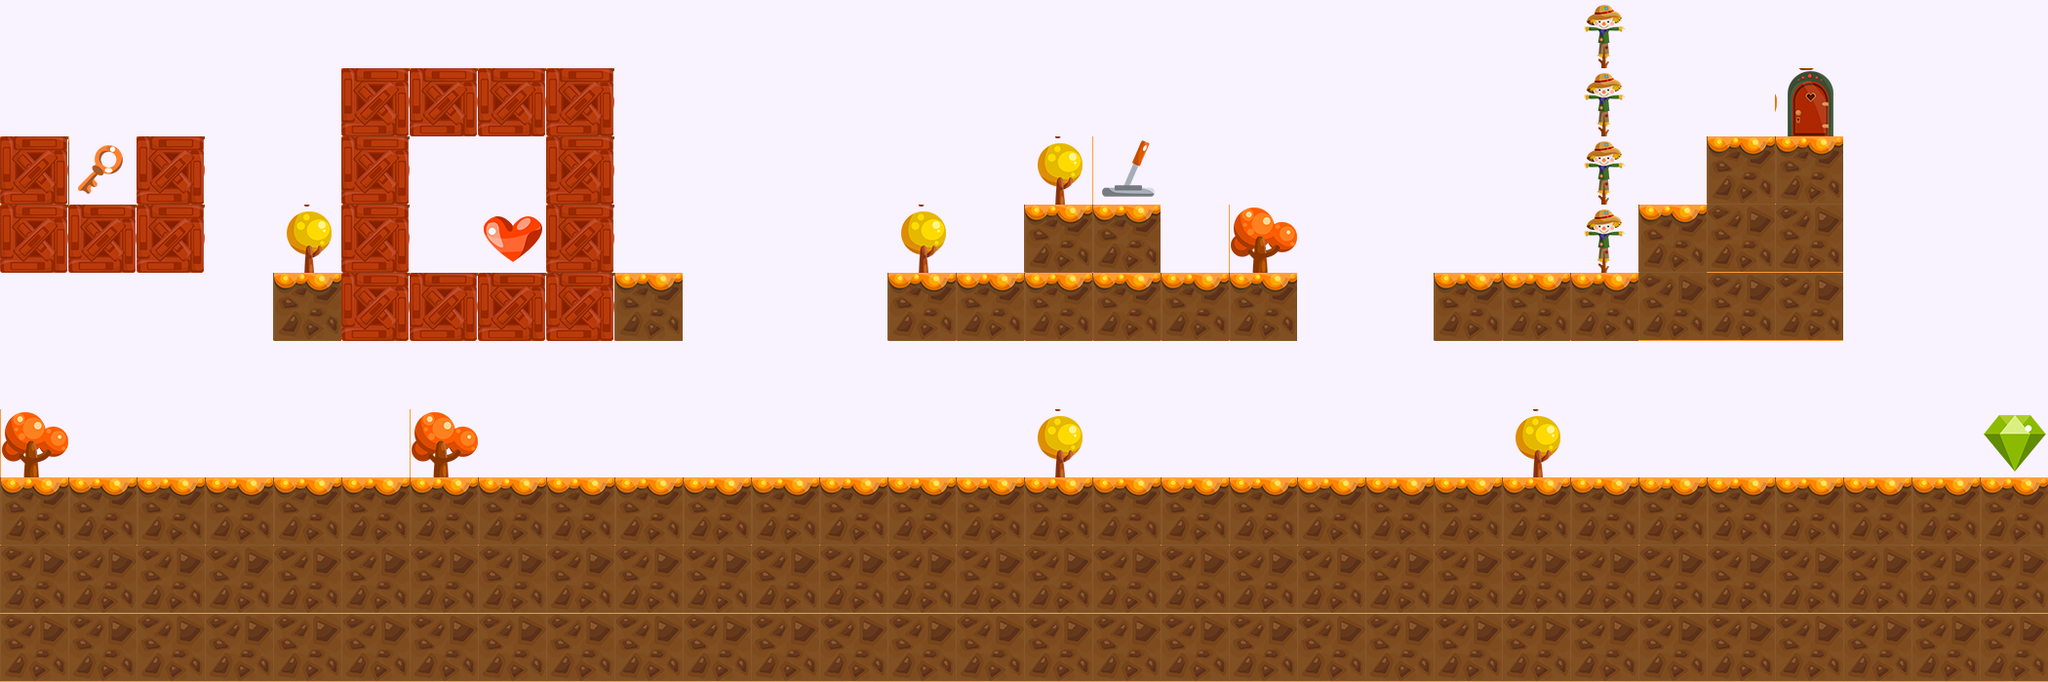

Below is a game level as drawn by its tile map, then a one-line description and the .tmx that defines it (tile-layer data replaced by summaries):
An orthogonal 30x10 tile map with 70x70 px tiles, 7 tile layers (World, enemigos, palanca, puerta, ...), 2 tilesets.

<map version="1.2" tiledversion="2018.11.29" orientation="orthogonal" renderorder="right-down" width="30" height="10" tilewidth="70" tileheight="70" infinite="0" backgroundcolor="#f9f2ff" nextlayerid="12" nextobjectid="31">
 <tileset firstgid="1" name="coin" tilewidth="70" tileheight="70" tilecount="1" columns="1">
  <image source="coinGold.png" width="70" height="70" />
 </tileset>
 <tileset firstgid="2" name="tiles2" tilewidth="70" tileheight="70" tilecount="16" columns="4">
  <image source="tiles2.png" width="280" height="280" />
 </tileset>
 <layer id="1" name="World" width="30" height="10">
  <data>[300 cells, 119 non-empty, 3 distinct tile ids]</data>
 </layer>
 <layer id="2" name="enemigos" width="30" height="10">
  <data>[300 cells, 4 non-empty, 1 distinct tile ids]</data>
 </layer>
 <layer id="6" name="palanca" width="30" height="10" locked="1">
  <data>[300 cells, 1 non-empty, 1 distinct tile ids]</data>
 </layer>
 <layer id="7" name="puerta" width="30" height="10" locked="1">
  <data>[300 cells, 1 non-empty, 1 distinct tile ids]</data>
 </layer>
 <layer id="8" name="arboles" width="30" height="10">
  <data>[300 cells, 8 non-empty, 2 distinct tile ids]</data>
 </layer>
 <layer id="9" name="suelotrampa" width="30" height="10">
  <data>[300 cells, 9 non-empty, 1 distinct tile ids]</data>
 </layer>
 <layer id="11" name="items" width="30" height="10">
  <data>[300 cells, 3 non-empty, 3 distinct tile ids]</data>
 </layer>
</map>
